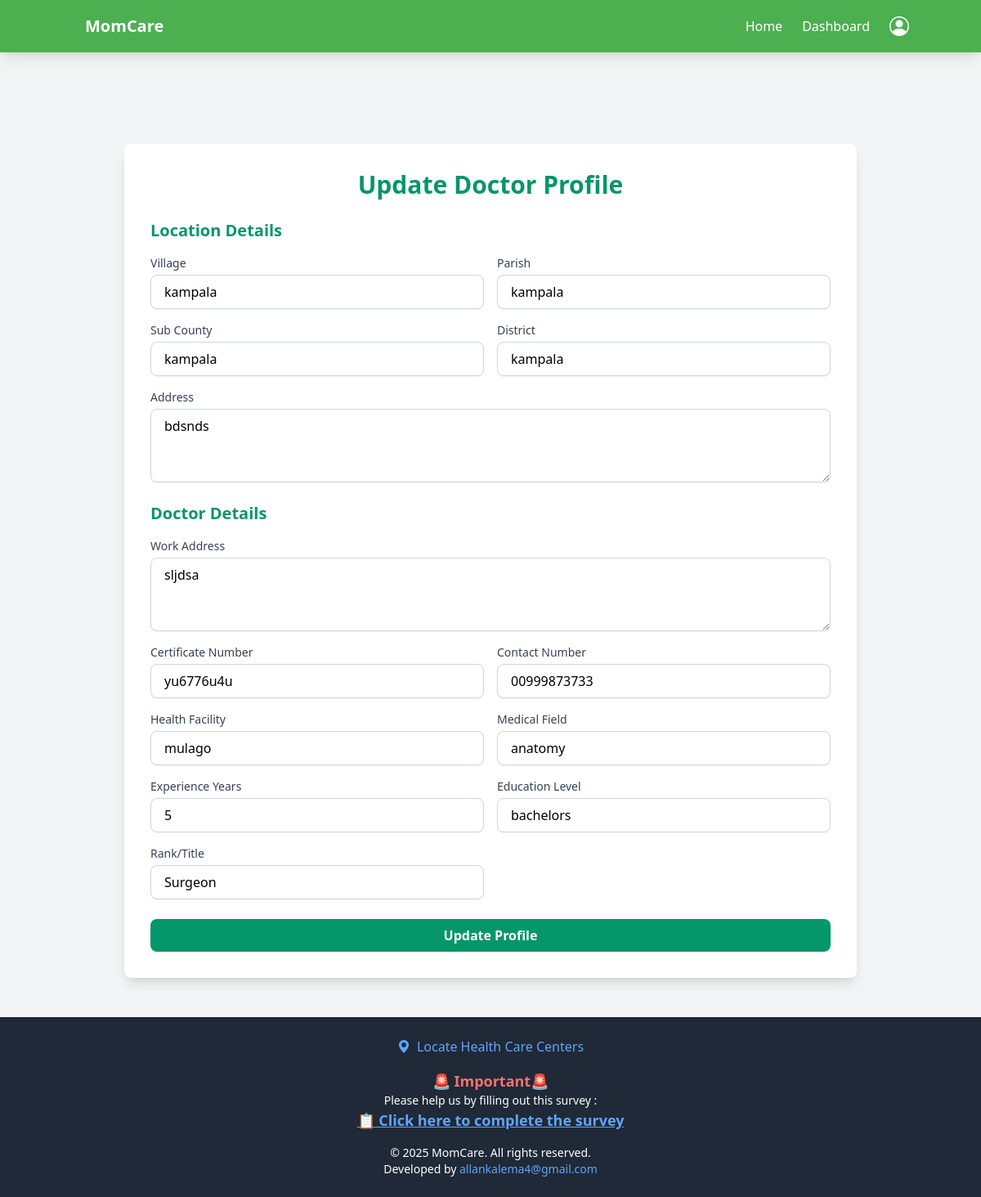
Screenshot of /doctor_profile_update/ (signed in) with the database file from the repository.
### accounts/models.py (models this page shows, shortened)
class Location(models.Model):
    user = models.OneToOneField(User, on_delete=models.CASCADE, related_name="location")
    village = models.CharField(max_length=255, null=True, blank=True)
    parish = models.CharField(max_length=255, null=True, blank=True)
    sub_county = models.CharField(max_length=255, null=True, blank=True)
    district = models.CharField(max_length=255, null=True, blank=True)
    address = models.TextField(null=True, blank=True)  # Generic address field

class Doctor(models.Model):
    user = models.OneToOneField(User, on_delete=models.CASCADE, related_name="doctor_profile")
    work_address = models.TextField(null=True, blank=True)
    certificate_number = models.CharField(max_length=100, unique=True)
    contact_number = models.CharField(max_length=15, null=True, blank=True)
    health_facility = models.CharField(max_length=255, null=True, blank=True)
    medical_field = models.CharField(max_length=255, null=True, blank=True)
    experience_years = models.IntegerField(null=True, blank=True)
    education_level = models.CharField(max_length=255, null=True, blank=True)
    rank_title = models.CharField(max_length=255, null=True, blank=True)

### accounts/views.py (the view)
# urls.py: path('doctor_profile_update/', doctor_profile_update, name='doctor_profile_update'),
@login_required
def doctor_profile_update(request):
    user = request.user
    location, _ = Location.objects.get_or_create(user=user)
    doctor, _ = Doctor.objects.get_or_create(user=user)
    if request.method == 'POST':
        location_form = LocationUpdateForm(request.POST, instance=location)
        doctor_form = DoctorUpdateForm(request.POST, instance=doctor)
        if location_form.is_valid() and doctor_form.is_valid():
            location_form.save()
            doctor_form.save()
            messages.success(request, 'Your profile has been updated successfully!')
            return redirect('home')
        else:
            for field, errors in location_form.errors.items():
                for error in errors:
                    messages.error(request, f"Location - {field}: {error}")
            for field, errors in doctor_form.errors.items():
                for error in errors:
                    messages.error(request, f"Doctor - {field}: {error}")
    else:
        location_form = LocationUpdateForm(instance=location)
        doctor_form = DoctorUpdateForm(instance=doctor)
    return render(request, 'accounts/doctor_profile_update.html', {
        'location_form': location_form,
        'doctor_form': doctor_form,
    })

### accounts/forms.py
class LocationUpdateForm(forms.ModelForm):
        class Meta:
            model = Location
            fields = ['village', 'parish', 'sub_county', 'district', 'address']
            widgets = {
                'village': forms.TextInput(attrs={'class': 'form-input', 'placeholder': 'Enter village'}),
                'parish': forms.TextInput(attrs={'class': 'form-input', 'placeholder': 'Enter parish'}),
                'sub_county': forms.TextInput(attrs={'class': 'form-input', 'placeholder': 'Enter sub-county'}),
                'district': forms.TextInput(attrs={'class': 'form-input', 'placeholder': 'Enter district'}),
                'address': forms.Textarea(attrs={'class': 'form-input', 'placeholder': 'Enter address'}),
            }

### templates/accounts/doctor_profile_update.html (shortened to what this page needs)
{% extends 'base.html' %}
{% load static %}
{% block content %}
<main class="mt-16 sm:mt-20 min-h-screen flex items-center justify-center bg-gray-100">
    <div class="w-full max-w-4xl p-6 sm:p-8 bg-white rounded-lg shadow-lg">
        <h2 class="text-2xl sm:text-3xl font-bold {% if user.is_authenticated and user.is_doctor %}text-green-600{% else %}text-hotpink-dark{% endif %} mb-6 text-center">Update Doctor Profile</h2>
        <form method="post" class="space-y-6">
            <div>
                <h3 class="text-xl font-semibold {% if user.is_authenticated and user.is_doctor %}text-green-600{% else %}text-hotpink-dark{% endif %} mb-4">Location Details</h3>
                <div class="grid grid-cols-1 sm:grid-cols-2 gap-4">
                    <div>
                        <label for="village" class="block text-sm font-medium text-gray-700">Village</label>
                        <input type="text" id="village" name="village" value="{{ location_form.instance.village }}"
                               class="mt-1 block w-full px-4 py-2 border border-gray-300 rounded-lg shadow-sm focus:ring-hotpink focus:border-hotpink"
                               placeholder="Enter village">
                    </div>
                    <div>
                        <label for="parish" class="block text-sm font-medium text-gray-700">Parish</label>
                        <input type="text" id="parish" name="parish" value="{{ location_form.instance.parish }}"
                               class="mt-1 block w-full px-4 py-2 border border-gray-300 rounded-lg shadow-sm focus:ring-hotpink focus:border-hotpink"
                               placeholder="Enter parish">
                    </div>
                    <div>
                        <label for="sub_county" class="block text-sm font-medium text-gray-700">Sub County</label>
                        <input type="text" id="sub_county" name="sub_county" value="{{ location_form.instance.sub_county }}"
                               class="mt-1 block w-full px-4 py-2 border border-gray-300 rounded-lg shadow-sm focus:ring-hotpink focus:border-hotpink"
                               placeholder="Enter sub-county">
                    </div>
                    <div>
                        <label for="district" class="block text-sm font-medium text-gray-700">District</label>
                        <input type="text" id="district" name="district" value="{{ location_form.instance.district }}"
                               class="mt-1 block w-full px-4 py-2 border border-gray-300 rounded-lg shadow-sm focus:ring-hotpink focus:border-hotpink"
                               placeholder="Enter district">
                    </div>
                    <div class="sm:col-span-2">
                        <label for="address" class="block text-sm font-medium text-gray-700">Address</label>
                        <textarea id="address" name="address" rows="3"
                                  class="mt-1 block w-full px-4 py-2 border border-gray-300 rounded-lg shadow-sm focus:ring-hotpink focus:border-hotpink"
                                  placeholder="Enter address">{{ location_form.instance.address }}</textarea>
                    </div>
                </div>
            </div>
            <div>
                <h3 class="text-xl font-semibold {% if user.is_authenticated and user.is_doctor %}text-green-600{% else %}text-hotpink-dark{% endif %} mb-4">Doctor Details</h3>
                <div class="grid grid-cols-1 sm:grid-cols-2 gap-4">
                    <div class="sm:col-span-2">
                        <label for="work_address" class="block text-sm font-medium text-gray-700">Work Address</label>
                        <textarea id="work_address" name="work_address" rows="3"
                                  class="mt-1 block w-full px-4 py-2 border border-gray-300 rounded-lg shadow-sm focus:ring-hotpink focus:border-hotpink"
                                  placeholder="Enter work address">{{ doctor_form.instance.work_address }}</textarea>
                    </div>
                    <div>
                        <label for="certificate_number" class="block text-sm font-medium text-gray-700">Certificate Number</label>
                        <input type="text" id="certificate_number" name="certificate_number" value="{{ doctor_form.instance.certificate_number }}"
                               class="mt-1 block w-full px-4 py-2 border border-gray-300 rounded-lg shadow-sm focus:ring-hotpink focus:border-hotpink"
                               placeholder="Enter certificate number">
                    </div>
                    <div>
                        <label for="contact_number" class="block text-sm font-medium text-gray-700">Contact Number</label>
                        <input type="text" id="contact_number" name="contact_number" value="{{ doctor_form.instance.contact_number }}"
                               class="mt-1 block w-full px-4 py-2 border border-gray-300 rounded-lg shadow-sm focus:ring-hotpink focus:border-hotpink"
                               placeholder="Enter contact number">
                    </div>
                    <div>
                        <label for="health_facility" class="block text-sm font-medium text-gray-700">Health Facility</label>
                        <input type="text" id="health_facility" name="health_facility" value="{{ doctor_form.instance.health_facility }}"
                               class="mt-1 block w-full px-4 py-2 border border-gray-300 rounded-lg shadow-sm focus:ring-hotpink focus:border-hotpink"
                               placeholder="Enter health facility">
                    </div>
                    <div>
                        <label for="medical_field" class="block text-sm font-medium text-gray-700">Medical Field</label>
                        <input type="text" id="medical_field" name="medical_field" value="{{ doctor_form.instance.medical_field }}"
                               class="mt-1 block w-full px-4 py-2 border border-gray-300 rounded-lg shadow-sm focus:ring-hotpink focus:border-hotpink"
                               placeholder="Enter medical field">
                    </div>
                    <div>
                        <label for="experience_years" class="block text-sm font-medium text-gray-700">Experience Years</label>
                        <input type="number" id="experience_years" name="experience_years" value="{{ doctor_form.instance.experience_years }}"
                               class="mt-1 block w-full px-4 py-2 border border-gray-300 rounded-lg shadow-sm focus:ring-hotpink focus:border-hotpink"
                               placeholder="Enter years of experience">
                    </div>
                    <div>
                        <label for="education_level" class="block text-sm font-medium text-gray-700">Education Level</label>
                        <input type="text" id="education_level" name="education_level" value="{{ doctor_form.instance.education_level }}"
                               class="mt-1 block w-full px-4 py-2 border border-gray-300 rounded-lg shadow-sm focus:ring-hotpink focus:border-hotpink"
                               placeholder="Enter education level">
                    </div>
                    <div>
                        <label for="rank_title" class="block text-sm font-medium text-gray-700">Rank/Title</label>
                        <input type="text" id="rank_title" name="rank_title" value="{{ doctor_form.instance.rank_title }}"
                               class="mt-1 block w-full px-4 py-2 border border-gray-300 rounded-lg shadow-sm focus:ring-hotpink focus:border-hotpink"
                               placeholder="Enter rank/title">
                    </div>
                </div>
            </div>
            <div>
                <button type="submit"
                        class="w-full {% if user.is_authenticated and user.is_doctor %}bg-green-600{% else %}bg-hotpink{% endif %} text-white px-4 py-2 rounded-lg font-semibold hover:{% if user.is_authenticated and user.is_doctor %}bg-green-700{% else %}bg-hotpink-light{% endif %} transition duration-300">
                    Update Profile
                </button>
            </div>
        </form>
    </div>
</main>
{% endblock %}

### rows the page displays
Location: village "kampala", parish "kampala", sub_county "kampala", district "kampala", address "bdsnds"
Doctor: work_address "sljdsa", certificate_number "yu6776u4u", contact_number "00999873733", health_facility "mulago", medical_field "anatomy", experience_years "5", education_level "bachelors", rank_title "Surgeon"
